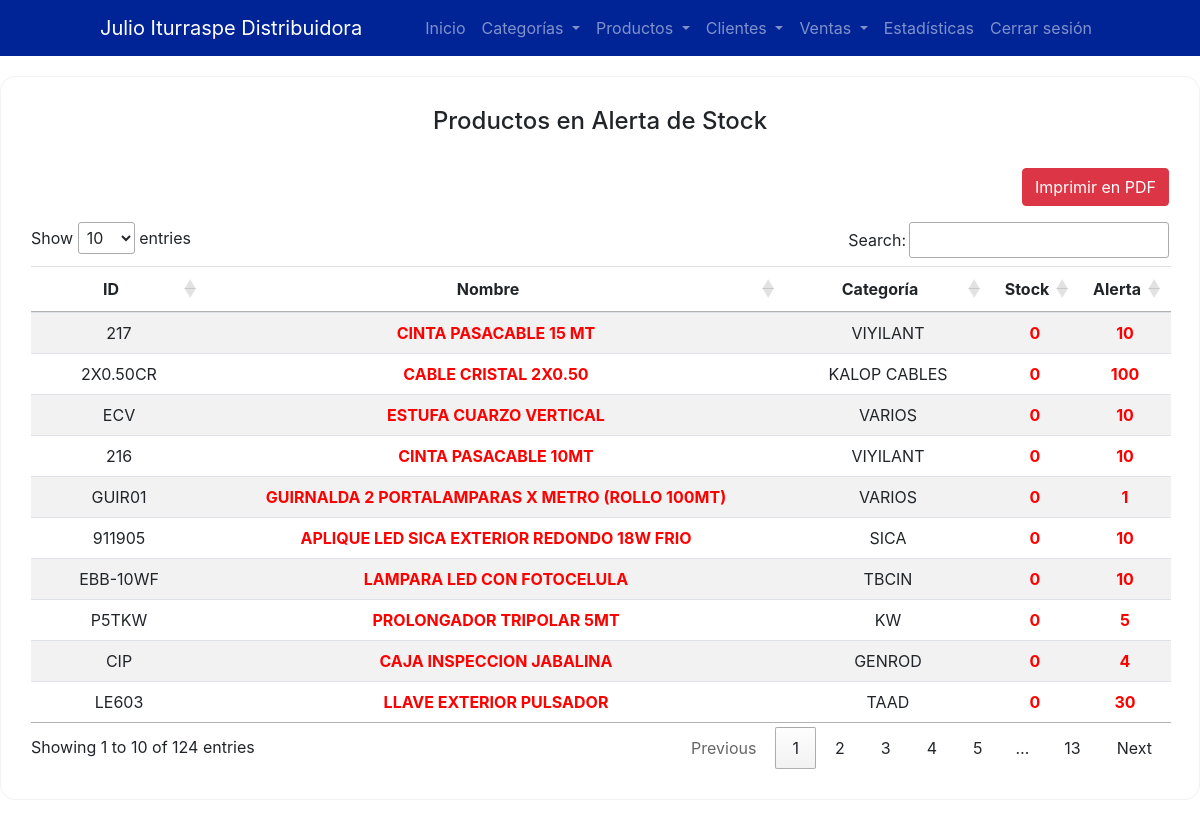
/frontend/pages/productListLowStock.php (signed in), run on the app's committed database.
### tables this page shows
CREATE TABLE `products` (
  `id` int(11) NOT NULL,
  `cod` varchar(20) NOT NULL,
  `category_id` int(11) DEFAULT NULL,
  `name` varchar(100) NOT NULL,
  `description` text,
  `stock` int(100) DEFAULT '0',
  `low_stock_level` int(11) DEFAULT '5',
  `cost` decimal(15,2) DEFAULT NULL,
  `price` decimal(15,2) DEFAULT NULL,
  `image_url` varchar(255) DEFAULT NULL,
  `list_price` decimal(15,2) NOT NULL,
  `discount1` varchar(5) DEFAULT NULL,
  `discount2` varchar(5) DEFAULT NULL,
  `discount3` varchar(5) DEFAULT NULL,
  `discount4` varchar(5) DEFAULT NULL,
  `is_active` tinyint(1) DEFAULT '1'
);

CREATE TABLE `categories` (
  `id` int(11) NOT NULL,
  `name` varchar(50) NOT NULL,
  `description` text,
  `porcentaje` decimal(5,2) DEFAULT '0.00'
);

### backend/controllers/productController.php (called while the page is built, shortened)
<?php
require_once __DIR__ . '/../config/database.php';
class ProductController {
    private $conn;
    public function __construct() {
        $database = new Database();
        $this->conn = $database->getConnection();
    }
public function getLowStockProducts() {
    $query = "SELECT products.id, products.cod, products.name, categories.name AS category_name,
              products.stock, products.low_stock_level, products.cost, products.list_price, products.image_url,
              (products.stock / products.low_stock_level) AS division
              FROM products
              JOIN categories ON products.category_id = categories.id
              WHERE (products.stock / products.low_stock_level) <= 1
              AND products.is_active = 1
              ORDER BY division DESC";
    $stmt = $this->conn->prepare($query);
    $stmt->execute();
    return $stmt->fetchAll(PDO::FETCH_ASSOC);
}
}

### backend/config/database.php (called while the page is built, shortened)
<?php
class Database {
    private $host = "db";
    private $db_name = "distji_s";
    private $username = "distji_s";
    private $password = "J*OqzaQ4fW";
    public function getConnection() {
        $this->conn = null;
        try {
            $this->conn = new PDO("mysql:host=" . $this->host . ";dbname=" . $this->db_name, $this->username, $this->password);
            $this->conn->setAttribute(PDO::ATTR_ERRMODE, PDO::ERRMODE_EXCEPTION);
        } catch(PDOException $exception) {
            echo "Error de conexión: " . $exception->getMessage();
        }
        return $this->conn;
    }
}

### frontend/pages/productListLowStock.php (the view, shortened to what this page needs)
<?php
require_once '../../backend/controllers/productController.php';
$productController = new ProductController();
try {
    $products = $productController->getLowStockProducts();
} catch (Exception $e) {
    $products = [];
    $error = "Error al cargar los productos en alerta de stock: " . $e->getMessage();
}
?>
<!DOCTYPE html>
<html lang="es">
<head>
    <link href="https://stackpath.bootstrapcdn.com/bootstrap/4.5.2/css/bootstrap.min.css" rel="stylesheet">
    <link rel="stylesheet" href="https://cdn.datatables.net/1.11.5/css/jquery.dataTables.min.css">
    <link rel="stylesheet" href="style.css">
</head>
<body>
<?php include_once '../components/navbar.php'; ?>
    <div class="rounded-container-table">
        <h4 class="text-center pb-4">Productos en Alerta de Stock</h4>
        <div class="text-right mb-3">
            <button id="printPdfBtn" class="btn btn-danger">Imprimir en PDF</button>
        </div>
        <table id="productTable" class="table table-striped">
            <thead>
                <tr>
                    <th class="text-center">ID</th>
                    <th class="text-center">Nombre</th>
                    <th class="text-center">Categoría</th>
                    <th class="text-center">Stock</th>
                    <th class="text-center">Alerta</th>
                </tr>
            </thead>
            <tbody>
                <?php foreach ($products as $product): ?>
                    <?php $highlightClass = ($product['division'] < 1) ? 'text-red-bold' : ''; ?>
                    <tr>
                        <td class="text-center"><?php echo $product['cod']; ?></td>
                        <td class="text-center <?php echo $highlightClass; ?>"><?php echo $product['name']; ?></td>
                        <td class="text-center"><?php echo $product['category_name']; ?></td>
                        <td class="text-center <?php echo $highlightClass; ?>"><?php echo $product['stock']; ?></td>
                        <td class="text-center <?php echo $highlightClass; ?>"><?php echo $product['low_stock_level']; ?></td>
                    </tr>
                <?php endforeach; ?>
            </tbody>
        </table>
    </div>
</body>
</html>

### frontend/pages/style.css (style rules this page uses)
.rounded-container-table { background-color: #fff; border-radius: 15px; border: 1px solid #F2F2F2; max-width: 1300px; margin: 20px auto 40px auto; padding: 30px; }

### frontend/pages/productListLowStock.php (style rules this page uses)
.text-red-bold { color: red; font-weight: bold; }

### data on the page
products: cod "217", name "CINTA PASACABLE 15 MT", category.name "VIYILANT", stock "0", low_stock_level "10"
products: cod "2X0.50CR", name "CABLE CRISTAL 2X0.50", category.name "KALOP CABLES", stock "0", low_stock_level "100"
products: cod "ECV", name "ESTUFA CUARZO VERTICAL", category.name "VARIOS", stock "0", low_stock_level "10"
products: cod "216", name "CINTA PASACABLE 10MT", category.name "VIYILANT", stock "0", low_stock_level "10"
products: cod "GUIR01", name "GUIRNALDA 2 PORTALAMPARAS X METRO (ROLLO 100MT)", category.name "VARIOS", stock "0", low_stock_level "1"
products: cod "911905", name "APLIQUE LED SICA EXTERIOR REDONDO 18W FRIO", category.name "SICA", stock "0", low_stock_level "10"
products: cod "EBB-10WF", name "LAMPARA LED CON FOTOCELULA", category.name "TBCIN", stock "0", low_stock_level "10"
products: cod "P5TKW", name "PROLONGADOR TRIPOLAR 5MT", category.name "KW", stock "0", low_stock_level "5"
products: cod "CIP", name "CAJA INSPECCION JABALINA", category.name "GENROD", stock "0", low_stock_level "4"
products: cod "LE603", name "LLAVE EXTERIOR PULSADOR", category.name "TAAD", stock "0", low_stock_level "30"
